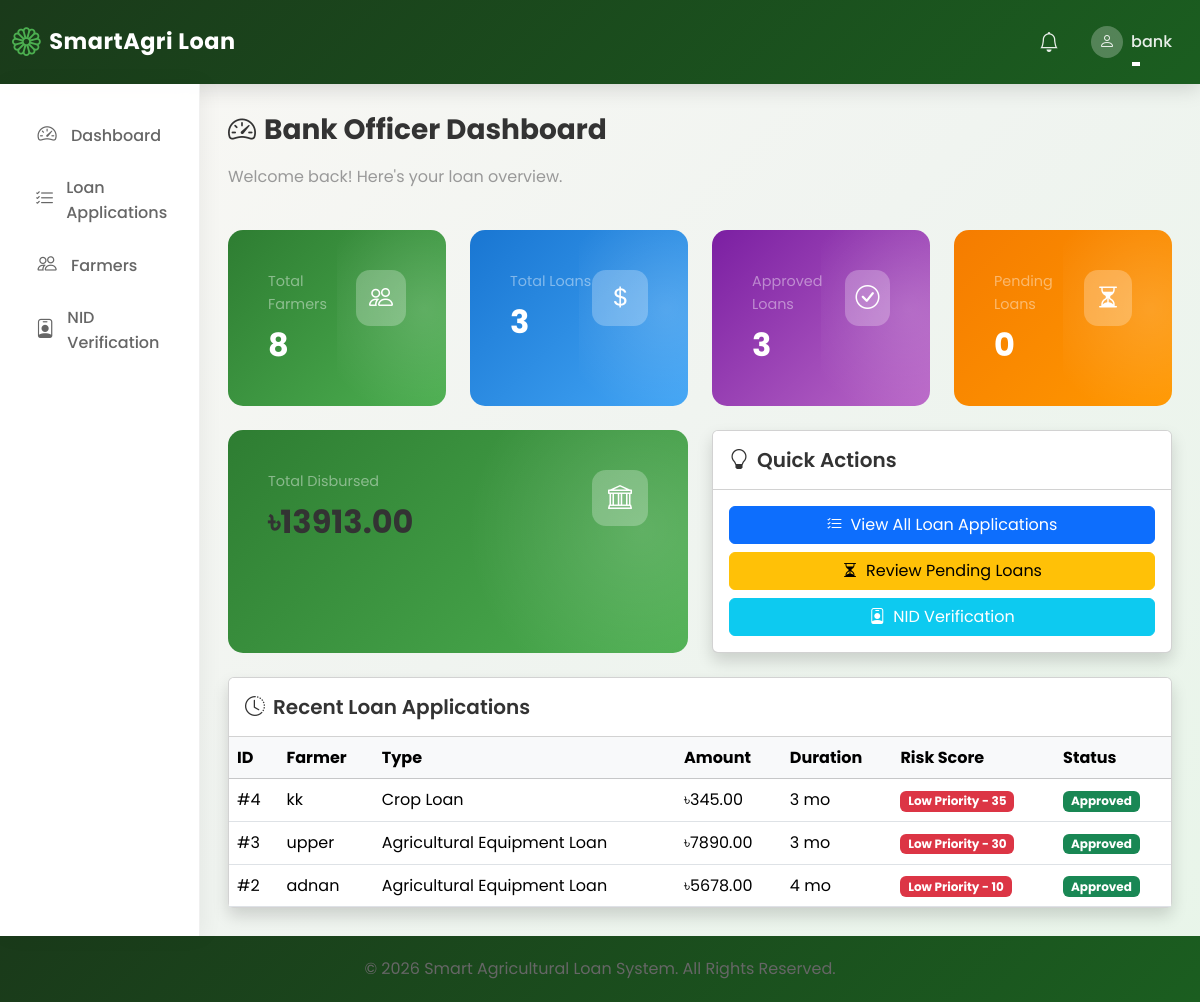
The page /dashboard/ (signed in) on the database as committed earlier.
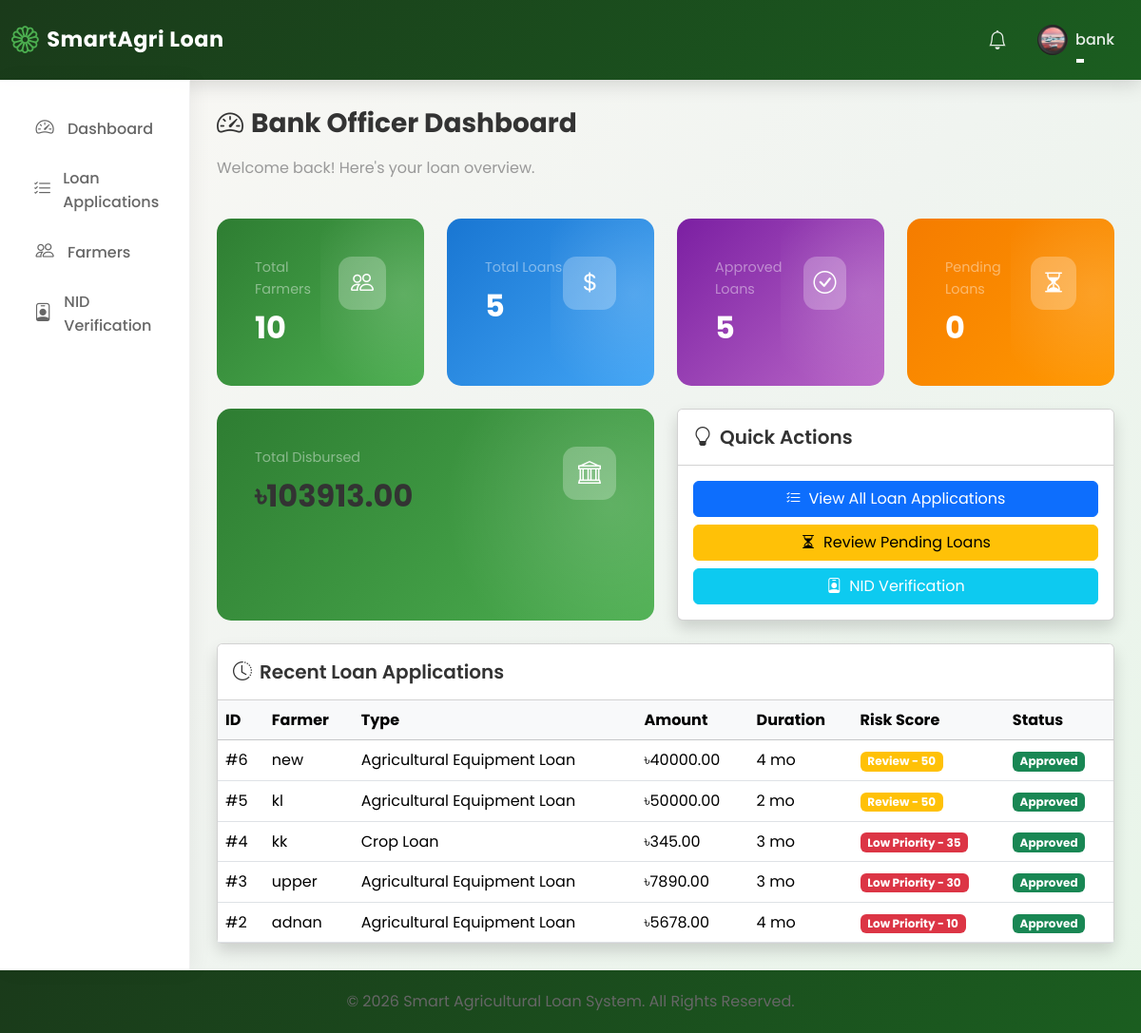
The same page on the database as committed later.
### loan_app/models.py (models this page shows, shortened)
class LoanApplication(models.Model):
    STATUS_CHOICES = [
        ("Pending", "Pending"),
        ("Approved", "Approved"),
        ("Rejected", "Rejected"),
    ]
    farmer = models.OneToOneField(
        User, on_delete=models.CASCADE, related_name="loan_application"
    )
    loan_type = models.ForeignKey(
        LoanType, on_delete=models.CASCADE, related_name="applications"
    )
    amount = models.DecimalField(max_digits=12, decimal_places=2)
    duration_months = models.IntegerField(help_text="Loan duration in months")
    risk_score = models.IntegerField(
        default=0, help_text="Auto-calculated risk score (0-100)"
    )
    status = models.CharField(max_length=20, choices=STATUS_CHOICES, default="Pending")
    emi = models.DecimalField(
        max_digits=12, decimal_places=2, default=0, help_text="Monthly EMI amount"
    )
    created_at = models.DateTimeField(auto_now_add=True)
    updated_at = models.DateTimeField(auto_now=True)

class User(AbstractUser):
    ROLE_CHOICES = [
        ("Farmer", "Farmer"),
        ("Bank Officer", "Bank Officer"),
        ("Admin", "Admin"),
    ]
    role = models.CharField(max_length=20, choices=ROLE_CHOICES, default="Farmer")
    is_approved = models.BooleanField(
        default=False, help_text="For Bank Officers - requires admin approval"
    )
    phone_number = models.CharField(max_length=20, blank=True)
    profile_picture = models.ImageField(
        upload_to="profile_pictures/", blank=True, null=True
    )
    is_verified = models.BooleanField(default=False)
    nid_card_front = models.FileField(
        upload_to="nid_cards/",
        blank=True,
        null=True,
        help_text="Upload NID card front side",
    )
    nid_card_back = models.FileField(
        upload_to="nid_cards/",
        blank=True,
        null=True,
        help_text="Upload NID card back side",
    )
    nid_verified = models.BooleanField(
        default=False, help_text="Whether NID has been verified by bank officer"
    )
    nid_verified_by = models.ForeignKey(
        "self",
        on_delete=models.SET_NULL,
        null=True,
        blank=True,
        related_name="nid_verifications",
    )
    nid_verified_at = models.DateTimeField(null=True, blank=True)
    nid_number = models.CharField(
        max_length=20,
        blank=True,
        unique=True,
        null=True,
        help_text="National ID number (unique per farmer)",
    )

class LoanType(models.Model):
    name = models.CharField(max_length=100, unique=True)
    interest_rate = models.DecimalField(
        max_digits=5, decimal_places=2, help_text="Interest rate in percentage"
    )
    max_amount = models.DecimalField(
        max_digits=12, decimal_places=2, help_text="Maximum loan amount in BDT"
    )
    description = models.TextField(blank=True)
    created_at = models.DateTimeField(auto_now_add=True)
    updated_at = models.DateTimeField(auto_now=True)

### loan_app/views.py (the view)
# urls.py: path("dashboard/", views.dashboard, name="dashboard"),
@login_required
def dashboard(request):
    if request.user.role == "Admin" or request.user.is_staff:
        return admin_dashboard(request)
    elif request.user.role == "Bank Officer":
        return bank_officer_dashboard(request)
    else:
        return farmer_dashboard(request)

### templates/dashboard/bank_officer.html (shortened to what the changed rows need)
{% extends 'base.html' %}
{% block content %}
<div class="row g-4 mb-4">
    <div class="col-md-6 col-xl-3">
        <div class="card stat-card bg-gradient-green text-white h-100">
            <div class="card-body">
                <div class="d-flex justify-content-between align-items-start">
                    <div>
                        <p class="text-white-50 mb-2">Total Farmers</p>
                        <h2 class="mb-0 fw-bold">{{ total_farmers }}</h2>
                    </div>
                </div>
            </div>
        </div>
    </div>
    <div class="col-md-6 col-xl-3">
        <div class="card stat-card bg-gradient-blue text-white h-100">
            <div class="card-body">
                <div class="d-flex justify-content-between align-items-start">
                    <div>
                        <p class="text-white-50 mb-2">Total Loans</p>
                        <h2 class="mb-0 fw-bold">{{ total_loans }}</h2>
                    </div>
                </div>
            </div>
        </div>
    </div>
    <div class="col-md-6 col-xl-3">
        <div class="card stat-card bg-gradient-purple text-white h-100">
            <div class="card-body">
                <div class="d-flex justify-content-between align-items-start">
                    <div>
                        <p class="text-white-50 mb-2">Approved Loans</p>
                        <h2 class="mb-0 fw-bold">{{ approved_loans }}</h2>
                    </div>
                </div>
            </div>
        </div>
    </div>
    <div class="col-md-6 col-xl-3">
        <div class="card stat-card bg-gradient-orange text-white h-100">
            <div class="card-body">
                <div class="d-flex justify-content-between align-items-start">
                    <div>
                        <h2 class="mb-0 fw-bold">{{ pending_loans }}</h2>
                    </div>
                </div>
            </div>
        </div>
    </div>
</div>
<div class="row g-4 mb-4">
    <div class="col-md-6">
        <div class="card stat-card bg-gradient-green text-white h-100">
            <div class="card-body">
                <div class="d-flex justify-content-between align-items-start">
                    <div>
                        <p class="text-white-50 mb-2">Total Disbursed</p>
                        <h3 class="mb-0 fw-bold">৳{{ total_disbursed|floatformat:2 }}</h3>
                    </div>
                </div>
            </div>
        </div>
    </div>
</div>
<div class="row g-4">
    <div class="col-12">
        <div class="card shadow">
            <div class="card-body p-0">
                <div class="table-responsive">
                    <table class="table table-hover mb-0">
                        <thead class="table-light">
                            <tr>
                                <th>ID</th>
                                <th>Farmer</th>
                                <th>Type</th>
                                <th>Amount</th>
                                <th>Duration</th>
                                <th>Risk Score</th>
                                <th>Status</th>
                            </tr>
                        </thead>
                        <tbody>
                            {% for loan in recent_loans %}
                            <tr>
                                <td>#{{ loan.id }}</td>
                                <td>{{ loan.farmer.username }}</td>
                                <td>{{ loan.loan_type.name }}</td>
                                <td>৳{{ loan.amount|floatformat:2 }}</td>
                                <td>{{ loan.duration_months }} mo</td>
                                <td>
                                    {% if loan.risk_score >= 70 %}
                                        <span class="badge bg-success">Priority (Deserving) - {{ loan.risk_score }}</span>
                                    {% elif loan.risk_score >= 40 %}
                                        <span class="badge bg-warning">Review - {{ loan.risk_score }}</span>
                                    {% elif loan.risk_score > 0 %}
                                        <span class="badge bg-danger">Low Priority - {{ loan.risk_score }}</span>
                                    {% else %}
                                        <span class="badge bg-secondary">Pending</span>
                                    {% endif %}
                                </td>
                                <td>
                                    {% if loan.status == 'Pending' %}
                                        <span class="badge bg-warning">{{ loan.status }}</span>
                                    {% elif loan.status == 'Approved' %}
                                        <span class="badge bg-success">{{ loan.status }}</span>
                                    {% else %}
                                        <span class="badge bg-danger">{{ loan.status }}</span>
                                    {% endif %}
                                </td>
                            </tr>
                            {% endfor %}
                        </tbody>
                    </table>
                </div>
            </div>
        </div>
    </div>
</div>
{% endblock %}

### templates/base.html (shortened to what the changed rows need)
{% load static %}
<!DOCTYPE html>
<html lang="en">
<head>
    <link href="https://cdn.jsdelivr.net/npm/bootstrap@5.3.2/dist/css/bootstrap.min.css" rel="stylesheet">
    <link rel="stylesheet" href="https://cdn.jsdelivr.net/npm/bootstrap-icons@1.11.1/font/bootstrap-icons.css">
    <link rel="stylesheet" href="{% static 'css/custom.css' %}">
</head>
<body>
    <nav class="navbar navbar-expand-lg navbar-dark navbar-custom">
        <div class="container-fluid">
            <div class="collapse navbar-collapse" id="navbarNav">
                <ul class="navbar-nav ms-auto align-items-center">
                    <li class="nav-item dropdown">
                        <a class="nav-link dropdown-toggle d-flex align-items-center" href="#" role="button" data-bs-toggle="dropdown">
                            {% if user.profile_picture %}
                                <img src="{{ user.profile_picture.url }}" class="rounded-circle me-2" style="width: 32px; height: 32px; object-fit: cover;">
                            {% else %}
                                <div class="rounded-circle bg-white bg-opacity-25 d-flex align-items-center justify-content-center me-2" style="width: 32px; height: 32px;">
                                    <i class="bi bi-person"></i>
                                </div>
                            {% endif %}
                            <span>{{ user.username }}</span>
                        </a>
                    </li>
                </ul>
            </div>
        </div>
    </nav>
    <div class="container-fluid">
        <div class="row">
            <div class="col-md-10 content-wrapper">
                {% block content %}{% endblock %}
            </div>
        </div>
    </div>
</body>
</html>

Rows that differ between the two databases and show on the page:
changed User "bank": profile_picture: picture added
added LoanApplication: id "6", farmer.username "new", loan_type.name "Agricultural Equipment Loan", amount "40000.00", duration_months "4", risk_score "50", status "Approved"
added LoanApplication: id "5", farmer.username "kl", loan_type.name "Agricultural Equipment Loan", amount "50000.00", duration_months "2", risk_score "50", status "Approved"
Other text that changed with them:
{{ total_farmers }}: "8" → "10"
{{ total_loans }}: "3" → "5"
{{ approved_loans }}: "3" → "5"
{{ total_disbursed|floatformat:2 }}: "13913.00" → "103913.00"
